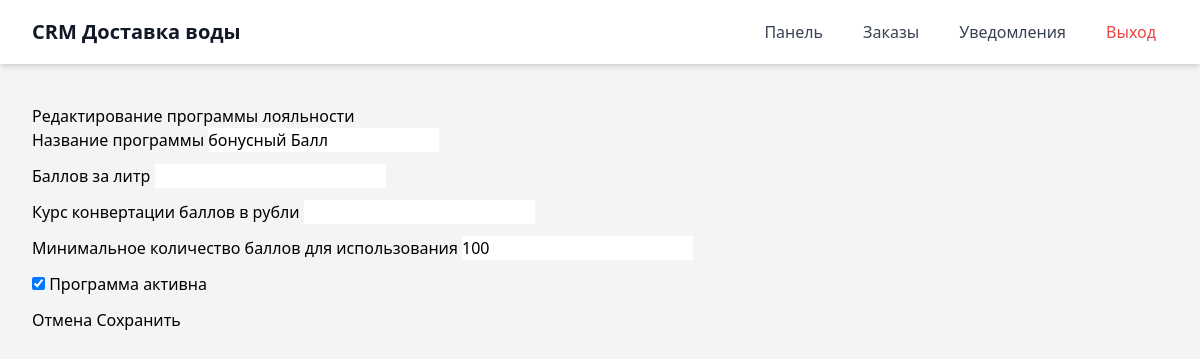
/loyalty/program/1/ (signed in), run on the app's committed database.
### crm/models.py (models this page shows, shortened)
class LoyaltyProgram(models.Model):
    name = models.CharField(max_length=100)
    points_per_liter = models.DecimalField(max_digits=5, decimal_places=2)
    points_to_money_rate = models.DecimalField(max_digits=5, decimal_places=2)
    min_points_to_redeem = models.PositiveIntegerField()
    is_active = models.BooleanField(default=True)

### crm/views.py (the view, shortened to what this page needs)
# urls.py: path('loyalty/program/<int:program_id>/', views.loyalty_program_edit, name='loyalty_program_edit'),
@user_passes_test(is_manager)
def loyalty_program_edit(request, program_id=None):
    if program_id:
        program = get_object_or_404(LoyaltyProgram, id=program_id)
    else:
        program = None
    return render(request, 'loyalty/program_form.html', {'program': program})

### crm/templatetags/notification_tags.py (called while the page is built)
@register.simple_tag
def get_unread_notifications_count(user):
    if user.is_authenticated and hasattr(user, 'client'):
        return Notification.objects.filter(client=user.client, is_read=False).count()
    return 0

### crm/views.py (called while the page is built)
def is_manager(user):
    return user.is_staff or user.is_superuser

### templates/loyalty/program_form.html (shortened to what this page needs)
{% extends 'base.html' %}
{% block content %}
<div class="container mt-4">
    <div class="row justify-content-center">
        <div class="col-md-8">
            <div class="card">
                <div class="card-header">
                    <h3 class="card-title mb-0">
                        {% if program %}
                        Редактирование программы лояльности
                        {% else %}
                        Новая программа лояльности
                        {% endif %}
                    </h3>
                </div>
                <div class="card-body">
                    <form method="post">
                        <div class="mb-3">
                            <label for="name" class="form-label">Название программы</label>
                            <input type="text" class="form-control" id="name" name="name"
                                   value="{{ program.name|default:'' }}" required>
                        </div>                        <div class="mb-3">
                            <label for="points_per_liter" class="form-label">Баллов за литр</label>
                            <input type="number" class="form-control" id="points_per_liter"
                                   name="points_per_liter" value="{{ program.points_per_liter|default:'1' }}"
                                   step="0.01" required>
                        </div>
                        <div class="mb-3">
                            <label for="points_to_money_rate" class="form-label">Курс конвертации баллов в рубли</label>
                            <input type="number" class="form-control" id="points_to_money_rate"
                                   name="points_to_money_rate" value="{{ program.points_to_money_rate|default:'1' }}"
                                   step="0.01" required>
                        </div>
                        <div class="mb-3">
                            <label for="min_points_to_redeem" class="form-label">Минимальное количество баллов для использования</label>
                            <input type="number" class="form-control" id="min_points_to_redeem"
                                   name="min_points_to_redeem" value="{{ program.min_points_to_redeem|default:'100' }}" required>
                        </div>
                        <div class="mb-3 form-check">
                            <input type="checkbox" class="form-check-input" id="is_active" name="is_active"
                                   {% if program.is_active|default:True %}checked{% endif %}>
                            <label class="form-check-label" for="is_active">Программа активна</label>
                        </div>
                        <div class="d-flex justify-content-between">
                            <a href="{% url 'loyalty_dashboard' %}" class="btn btn-secondary">Отмена</a>
                            <button type="submit" class="btn btn-primary">Сохранить</button>
                        </div>
                    </form>
                </div>
            </div>
        </div>
    </div>
</div>
{% endblock %}

### data on the page
LoyaltyProgram: name "бонусный Балл", min_points_to_redeem "100", is_active "☑"
